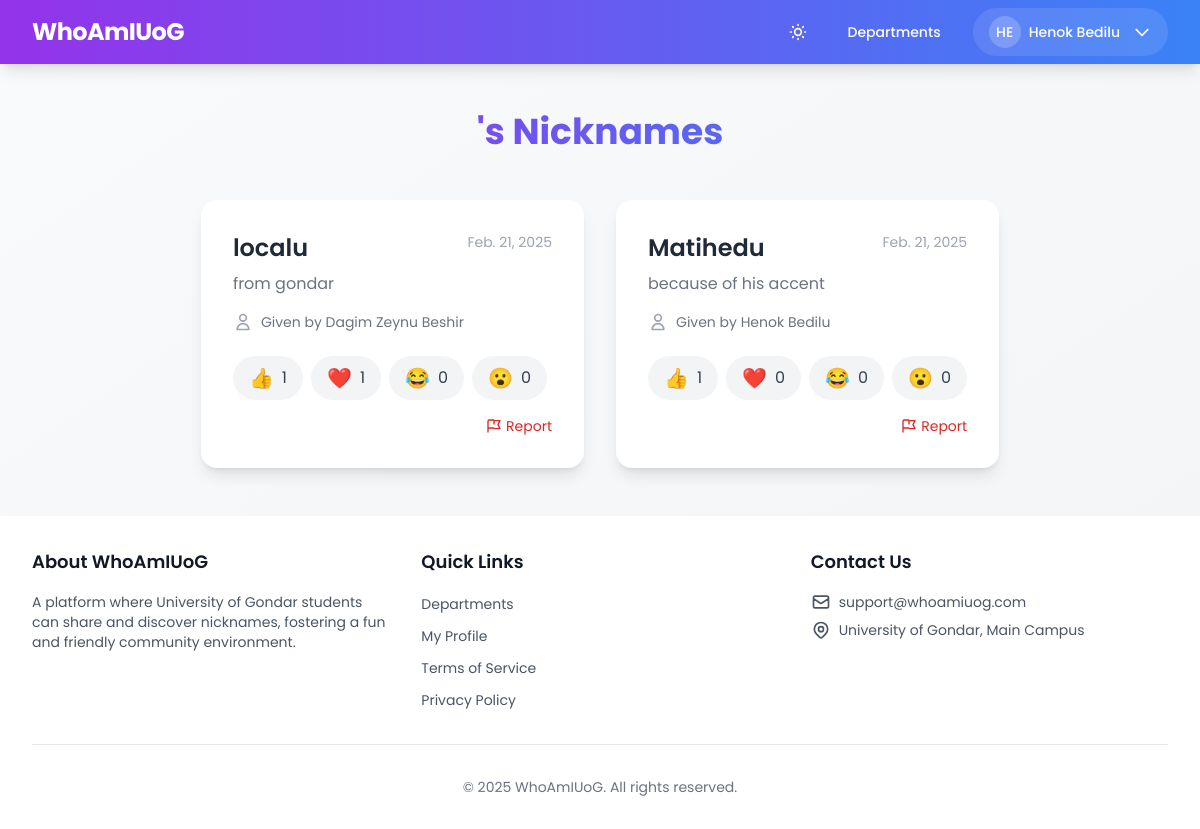
The page /student/2/ (signed in) on the database its author committed.
### accounts/models.py (models this page shows, shortened)
class Profile(models.Model):
    user = models.OneToOneField(
        User,
        on_delete=models.CASCADE,
        related_name='profile'
    )
    full_name = models.CharField(max_length=255)
    department = models.ForeignKey(
        Department,
        on_delete=models.CASCADE,
        related_name='profiles'
    )
    created_at = models.DateTimeField(auto_now_add=True)
    updated_at = models.DateTimeField(auto_now=True)
    registration_complete = models.BooleanField(default=False)
    class Meta:
        constraints = [
            models.UniqueConstraint(
                fields=['user'],
                name='unique_user_profile'
            )
        ]

### nicknames/models.py (models this page shows)
class Nickname(models.Model):
    given_to = models.ForeignKey(User, on_delete=models.CASCADE, related_name='received_nicknames')
    given_by = models.ForeignKey(User, on_delete=models.CASCADE, related_name='given_nicknames')
    nickname = models.CharField(max_length=100)
    reason = models.TextField()
    created_at = models.DateTimeField(auto_now_add=True)
    class Meta:
        unique_together = ['given_to', 'given_by']

### nicknames/views.py (the view)
# urls.py: path('student/<int:student_id>/', views.student_detail, name='student_detail'),
@login_required
def student_detail(request, student_id):
    student = get_object_or_404(User, id=student_id)
    if student == request.user:
        nicknames = Nickname.objects.filter(given_to=student).annotate(
            reaction_count=Count('reactions')
        ).order_by('-reaction_count', '-created_at')
    else:
        nicknames = (Nickname.objects.filter(given_to=student, given_by=request.user) |
                    Nickname.objects.filter(given_to=student, given_by__in=User.objects.exclude(id=request.user.id))
        ).annotate(
            reaction_count=Count('reactions')
        ).order_by('-reaction_count', '-created_at')
    return render(request, 'nicknames/student_detail.html', {
        'student': student,
        'nicknames': nicknames,
        'is_self': student == request.user
    })

### nicknames/templatetags/nickname_filters.py (called while the page is built)
@register.filter
def reaction_count(nickname, reaction_type):
    return nickname.reactions.filter(reaction_type=reaction_type).count()

### templates/nicknames/student_detail.html (shortened to what this page needs)
{% extends 'base.html' %}
{% load nickname_filters %}
{% block content %}
<div class="max-w-7xl mx-auto">
    <div class="text-center mb-12">
        <h1 class="text-4xl font-bold bg-gradient-to-r from-purple-600 to-blue-500 text-transparent bg-clip-text">
        </h1>
    </div>
    <div class="grid grid-cols-1 md:grid-cols-2 gap-8">
        {% for nickname in nicknames %}
        <div class="bg-white dark:bg-gray-800 rounded-2xl shadow-lg p-8">
            <div class="flex items-start justify-between">
                <div>
                    <h3 class="text-2xl font-semibold text-gray-800 dark:text-white">{{ nickname.nickname }}</h3>
                    <p class="text-gray-500 dark:text-gray-400 mt-2">{{ nickname.reason }}</p>
                </div>
                <span class="text-sm text-gray-400 dark:text-gray-500">{{ nickname.created_at|date }}</span>
            </div>
            <div class="mt-4 flex items-center text-sm text-gray-500 dark:text-gray-400">
                <svg class="h-5 w-5 text-gray-400 dark:text-gray-500 mr-2" fill="none" stroke="currentColor" viewBox="0 0 24 24">
                    <path stroke-linecap="round" stroke-linejoin="round" stroke-width="2"
                          d="M16 7a4 4 0 11-8 0 4 4 0 018 0zM12 14a7 7 0 00-7 7h14a7 7 0 00-7-7z"/>
                </svg>
                Given by {{ nickname.given_by.profile.full_name }}
            </div>
            {% if not is_self or nickname.given_by != request.user %}
            <div class="mt-6 flex flex-wrap gap-2">
                <button onclick="addReaction('{{ nickname.id }}', 'LIKE')"
                        class="reaction-btn reaction-btn-{{ nickname.id }}-LIKE inline-flex items-center px-4 py-2 rounded-full {% if request.user in nickname.reactions.filter.reaction_type.LIKE %}bg-purple-100 text-purple-700 dark:bg-purple-900 dark:text-purple-300{% else %}bg-gray-100 text-gray-700 dark:bg-gray-700 dark:text-gray-300{% endif %} hover:bg-purple-200 dark:hover:bg-purple-800 transition-colors duration-200">
                    <span class="text-xl mr-2">👍</span>
                    <span class="reaction-count-{{ nickname.id }}-LIKE">
                        {{ nickname|reaction_count:'LIKE' }}
                    </span>
                </button>
                <button onclick="addReaction('{{ nickname.id }}', 'LOVE')"
                        class="reaction-btn reaction-btn-{{ nickname.id }}-LOVE inline-flex items-center px-4 py-2 rounded-full {% if request.user in nickname.reactions.filter.reaction_type.LOVE %}bg-purple-100 text-purple-700 dark:bg-purple-900 dark:text-purple-300{% else %}bg-gray-100 text-gray-700 dark:bg-gray-700 dark:text-gray-300{% endif %} hover:bg-purple-200 dark:hover:bg-purple-800 transition-colors duration-200">
                    <span class="text-xl mr-2">❤️</span>
                    <span class="reaction-count-{{ nickname.id }}-LOVE">
                        {{ nickname|reaction_count:'LOVE' }}
                    </span>
                </button>
                <button onclick="addReaction('{{ nickname.id }}', 'LAUGH')"
                        class="reaction-btn reaction-btn-{{ nickname.id }}-LAUGH inline-flex items-center px-4 py-2 rounded-full {% if request.user in nickname.reactions.filter.reaction_type.LAUGH %}bg-purple-100 text-purple-700 dark:bg-purple-900 dark:text-purple-300{% else %}bg-gray-100 text-gray-700 dark:bg-gray-700 dark:text-gray-300{% endif %} hover:bg-purple-200 dark:hover:bg-purple-800 transition-colors duration-200">
                    <span class="text-xl mr-2">😂</span>
                    <span class="reaction-count-{{ nickname.id }}-LAUGH">
                        {{ nickname|reaction_count:'LAUGH' }}
                    </span>
                </button>
                <button onclick="addReaction('{{ nickname.id }}', 'WOW')"
                        class="reaction-btn reaction-btn-{{ nickname.id }}-WOW inline-flex items-center px-4 py-2 rounded-full {% if request.user in nickname.reactions.filter.reaction_type.WOW %}bg-purple-100 text-purple-700 dark:bg-purple-900 dark:text-purple-300{% else %}bg-gray-100 text-gray-700 dark:bg-gray-700 dark:text-gray-300{% endif %} hover:bg-purple-200 dark:hover:bg-purple-800 transition-colors duration-200">
                    <span class="text-xl mr-2">😮</span>
                    <span class="reaction-count-{{ nickname.id }}-WOW">
                        {{ nickname|reaction_count:'WOW' }}
                    </span>
                </button>
            </div>
            {% endif %}
            {% if not is_self %}
            <div class="mt-4 flex justify-end">
                <button onclick="openReportModal('{{ nickname.id }}')"
                        class="text-red-600 dark:text-red-400 hover:text-red-700 dark:hover:text-red-300 text-sm flex items-center">
                    <svg class="w-4 h-4 mr-1" fill="none" stroke="currentColor" viewBox="0 0 24 24">
                        <path stroke-linecap="round" stroke-linejoin="round" stroke-width="2"
                              d="M3 21v-4m0 0V5a2 2 0 012-2h6.5l1 1H21l-3 6 3 6h-8.5l-1-1H5a2 2 0 00-2 2zm9-13.5V9"/>
                    </svg>
                    Report
                </button>
            </div>
            {% endif %}
        </div>
        {% endfor %}
    </div>
</div>
{% endblock %}

### templates/base.html (shortened to what this page needs)
<!DOCTYPE html>
<html lang="en" class="h-full" x-data="{ darkMode: localStorage.getItem('darkMode') === 'true' }"
      x-bind:class="{ 'dark': darkMode }">
<head>
    <script src="https://cdn.tailwindcss.com"></script>
</head>
<body class="h-full bg-gradient-to-br from-gray-50 to-gray-100 dark:from-gray-900 dark:to-gray-800 transition-colors duration-200 flex flex-col min-h-screen">
    <nav class="bg-gradient-to-r from-purple-600 to-blue-500 dark:from-purple-800 dark:to-blue-700 shadow-lg" x-data="{ mobileMenu: false }">
        <div class="max-w-7xl mx-auto px-4 sm:px-6 lg:px-8">
            <div class="flex justify-between h-16">
                <div class="flex items-center">
                    <a href="{% url 'nicknames:home' %}" class="flex items-center flex-shrink-0">
                        <span class="text-white text-xl md:text-2xl font-bold tracking-tight">WhoAmIUoG</span>
                    </a>
                </div>
                <div class="flex items-center space-x-2 md:space-x-4">
                    {% if user.is_authenticated %}
                        <button @click="darkMode = !darkMode; localStorage.setItem('darkMode', darkMode)"
                                class="p-2 text-white hover:bg-white/10 rounded-full">
                        </button>
                        <div class="hidden md:flex items-center space-x-4">
                            <a href="{% url 'nicknames:department_list' %}"
                               class="text-white hover:bg-white/10 px-4 py-2 rounded-full text-sm font-medium transition duration-150 ease-in-out">
                                Departments
                            </a>
                            <div class="relative" x-data="{ open: false }">
                                <button @click="open = !open"
                                        class="flex items-center space-x-3 bg-white/10 hover:bg-white/20 px-4 py-2 rounded-full text-white transition duration-150 ease-in-out">
                                    <div class="flex items-center space-x-2">
                                        <div class="w-8 h-8 bg-white/20 rounded-full flex items-center justify-center">
                                            <span class="text-white text-sm font-medium">
                                                {{ user.profile.full_name|slice:":2"|upper }}
                                            </span>
                                        </div>
                                        <span class="text-sm font-medium hidden sm:block">
                                            {{ user.profile.full_name }}
                                        </span>
                                    </div>
                                    <svg class="h-5 w-5 text-white" fill="none" stroke="currentColor" viewBox="0 0 24 24">
                                        <path stroke-linecap="round" stroke-linejoin="round" stroke-width="2" d="M19 9l-7 7-7-7"/>
                                    </svg>
                                </button>
                            </div>
                        </div>
                    {% endif %}
                </div>
            </div>
        </div>
    </nav>
    <main class="flex-grow max-w-7xl mx-auto px-4 sm:px-6 lg:px-8 py-6 md:py-12">
        {% block content %}
        {% endblock %}
    </main>
    <footer class="bg-white dark:bg-gray-800 shadow-lg mt-auto">
        <div class="max-w-7xl mx-auto px-4 sm:px-6 lg:px-8 py-8">
            <div class="grid grid-cols-1 md:grid-cols-3 gap-8">
                <div>
                    <h3 class="text-lg font-semibold text-gray-900 dark:text-white mb-4">About WhoAmIUoG</h3>
                    <p class="text-gray-600 dark:text-gray-300 text-sm">
                        A platform where University of Gondar students can share and discover nicknames, fostering a fun and friendly community environment.
                    </p>
                </div>
                <div>
                    <h3 class="text-lg font-semibold text-gray-900 dark:text-white mb-4">Quick Links</h3>
                    <ul class="space-y-2">
                        <li>
                            <a href="{% url 'nicknames:department_list' %}"
                               class="text-gray-600 dark:text-gray-300 hover:text-purple-600 dark:hover:text-purple-400 text-sm">
                                Departments
                            </a>
                        </li>
                        {% if user.is_authenticated %}
                        <li>
                            <a href="{% url 'nicknames:student_detail' user.id %}"
                               class="text-gray-600 dark:text-gray-300 hover:text-purple-600 dark:hover:text-purple-400 text-sm">
                                My Profile
                            </a>
                        </li>
                        {% endif %}
                        <li>
                            <a href="{% url 'nicknames:terms' %}"
                               class="text-gray-600 dark:text-gray-300 hover:text-purple-600 dark:hover:text-purple-400 text-sm">
                                Terms of Service
                            </a>
                        </li>
                        <li>
                            <a href="#"
                               class="text-gray-600 dark:text-gray-300 hover:text-purple-600 dark:hover:text-purple-400 text-sm">
                                Privacy Policy
                            </a>
                        </li>
                    </ul>
                </div>
                <div>
                    <h3 class="text-lg font-semibold text-gray-900 dark:text-white mb-4">Contact Us</h3>
                    <div class="space-y-2">
                        <p class="text-gray-600 dark:text-gray-300 text-sm flex items-center">
                            <svg class="h-5 w-5 mr-2" fill="none" stroke="currentColor" viewBox="0 0 24 24">
                                <path stroke-linecap="round" stroke-linejoin="round" stroke-width="2"
                                      d="M3 8l7.89 5.26a2 2 0 002.22 0L21 8M5 19h14a2 2 0 002-2V7a2 2 0 00-2-2H5a2 2 0 00-2 2v10a2 2 0 002 2z"/>
                            </svg>
                            support@whoamiuog.com
                        </p>
                        <p class="text-gray-600 dark:text-gray-300 text-sm flex items-center">
                            University of Gondar, Main Campus
                        </p>
                    </div>
                </div>
            </div>
            <div class="mt-8 pt-8 border-t border-gray-200 dark:border-gray-700">
                <p class="text-center text-gray-500 dark:text-gray-400 text-sm">
                    © {% now "Y" %} WhoAmIUoG. All rights reserved.
                </p>
            </div>
        </div>
    </footer>
</body>
</html>

### templates/base.html (style rules this page uses)
body { font-family: 'Poppins', sans-serif; }

### rows shown on the page
Nickname: nickname "localu", reason "from gondar", created_at "Feb. 21, 2025", given_by.profile.full_name "Dagim Zeynu Beshir", id "1", id "0"
Nickname: nickname "Matihedu", reason "because of his accent", created_at "Feb. 21, 2025", given_by.profile.full_name "Henok Bedilu", id "1", id "0"

### other values the page prints
{{ user.profile.full_name|slice:":2"|upper }} "HE"
{{ user.profile.full_name }} "Henok Bedilu"
